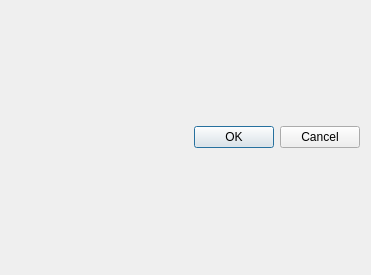
<?xml version="1.0" encoding="UTF-8"?>
<ui version="4.0">
 <class>JRCSPlateDialog</class>
 <widget class="QDialog" name="JRCSPlateDialog">
  <property name="geometry">
   <rect>
    <x>0</x>
    <y>0</y>
    <width>371</width>
    <height>275</height>
   </rect>
  </property>
  <property name="minimumSize">
   <size>
    <width>320</width>
    <height>240</height>
   </size>
  </property>
  <property name="maximumSize">
   <size>
    <width>640</width>
    <height>480</height>
   </size>
  </property>
  <property name="windowTitle">
   <string>JRCSPlateTest</string>
  </property>
  <layout class="QGridLayout" name="gridLayout_2">
   <item row="1" column="0">
    <widget class="QDialogButtonBox" name="buttonBox">
     <property name="orientation">
      <enum>Qt::Horizontal</enum>
     </property>
     <property name="standardButtons">
      <set>QDialogButtonBox::Cancel|QDialogButtonBox::Ok</set>
     </property>
    </widget>
   </item>
   <item row="0" column="0">
    <layout class="QHBoxLayout" name="horizontalLayout"/>
   </item>
  </layout>
 </widget>
 <resources/>
 <connections>
  <connection>
   <sender>buttonBox</sender>
   <signal>accepted()</signal>
   <receiver>JRCSPlateDialog</receiver>
   <slot>accept()</slot>
   <hints>
    <hint type="sourcelabel">
     <x>248</x>
     <y>254</y>
    </hint>
    <hint type="destinationlabel">
     <x>157</x>
     <y>274</y>
    </hint>
   </hints>
  </connection>
  <connection>
   <sender>buttonBox</sender>
   <signal>rejected()</signal>
   <receiver>JRCSPlateDialog</receiver>
   <slot>reject()</slot>
   <hints>
    <hint type="sourcelabel">
     <x>316</x>
     <y>260</y>
    </hint>
    <hint type="destinationlabel">
     <x>286</x>
     <y>274</y>
    </hint>
   </hints>
  </connection>
 </connections>
</ui>
